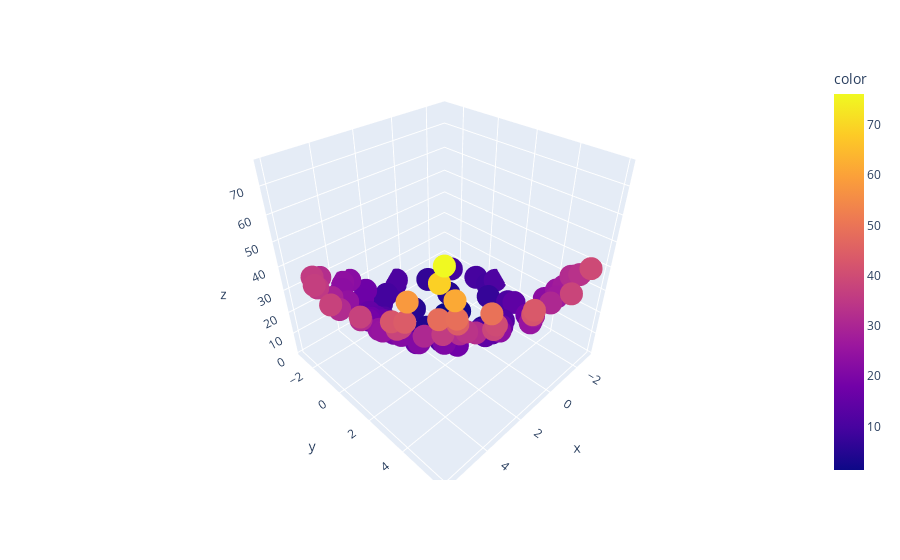

The notebook cell this image was saved under:
### Code cell
import plotly.express as px
fig = px.scatter_3d(x=x.ravel(), y=y.ravel(), z=z.ravel(),color=z.ravel())
fig.show()
